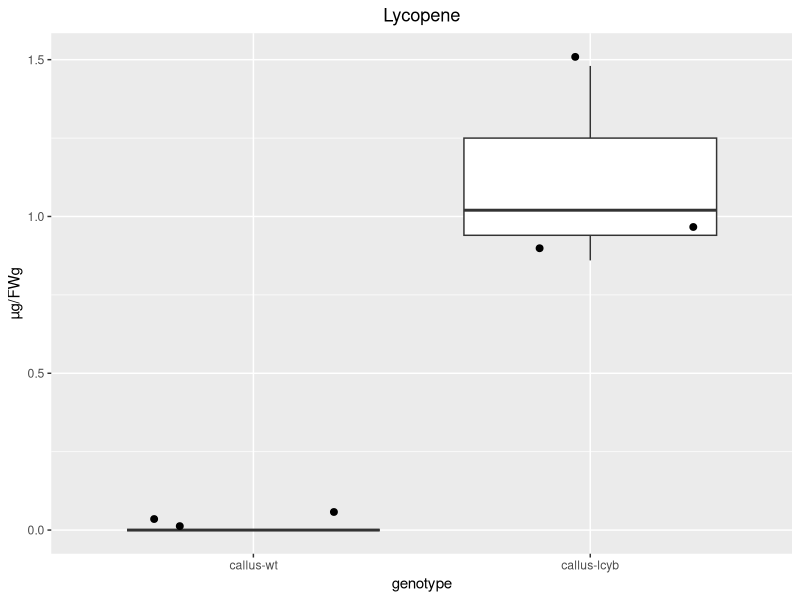

Write R code to recreate this figure. (Note: this script raises an error after producing the figure.)
## ---- chunk 1
callus_carotenoid <- read.table("./callus_carotenoid.txt", header = TRUE,sep="\t")
plant_carotenoid <- read.table("./plant_carotenoid.txt", header = TRUE,sep="\t")
library(ggplot2)
## ---- chunk 2
callus_lycopene_plot <- ggplot(callus_carotenoid, aes(x = genotype, y = lycopene))
callus_lycopene_plot <- callus_lycopene_plot + geom_boxplot(outlier.shape = NA) + ylab( "µg/FWg" ) + ggtitle("Lycopene") + theme(plot.title = element_text(hjust = 0.5))
callus_lycopene_plot <- callus_lycopene_plot + geom_jitter(size = 2) +  scale_x_discrete(limit=c('callus-wt','callus-lcyb'))
plot(callus_lycopene_plot)
## ---- chunk 3
library(car)
# Split data into two groups
wt_lycopene <- callus_carotenoid[callus_carotenoid == "callus-wt", "lycopene"]
lcyb_lycopene <- callus_carotenoid[callus_carotenoid == "callus-lcyb", "lycopene"]

#normality and equality of variance check
shapiro.test(wt_lycopene)
shapiro.test(lcyb_lycopene)
leveneTest(lycopene ~ genotype, data = callus_carotenoid)
# Perform t Test
lycopene_t_test_result <- t.test(wt_lycopene, lcyb_lycopene)
print(lycopene_wilcox_test_result)
## ---- chunk 4
callus_dcarotene_plot <- ggplot(callus_carotenoid, aes(x = genotype, y = d.carotene))
callus_dcarotene_plot <- callus_dcarotene_plot + geom_boxplot(outlier.shape = NA) + ylab( "µg/FWg" ) + ggtitle("δ-carotene") + theme(plot.title = element_text(hjust = 0.5))
callus_dcarotene_plot <- callus_dcarotene_plot + geom_jitter(size = 2) +  scale_x_discrete(limit=c('callus-wt','callus-lcyb'))
plot(callus_dcarotene_plot)
## ---- chunk 5
# Split data into two groups
wt_d_carotene <- callus_carotenoid[callus_carotenoid == "callus-wt", "d.carotene"]
lcyb_d_carotene <- callus_carotenoid[callus_carotenoid == "callus-lcyb", "d.carotene"]


#normality and equality of variance check
shapiro.test(wt_d_carotene)
shapiro.test(lcyb_d_carotene)
leveneTest(lycopene ~ genotype, data = callus_carotenoid)
# Perform t Test
dcarotene_t_test_result <- t.test(wt_d_carotene, lcyb_d_carotene)
print(dcarotene_t_test_result)
## ---- chunk 6
library(reshape2)
library(scales)

callus_carotenoid_melt <- melt(callus_carotenoid,id.vars='genotype', measure.vars=c('lycopene','d.carotene'))

callus_plot_reshape2 <- ggplot(callus_carotenoid_melt)
callus_plot_reshape2 <- callus_plot_reshape2 + geom_boxplot(aes(x=genotype, y=value, color=variable), position=position_dodge(0.8)) 
callus_plot_reshape2 <- callus_plot_reshape2 + xlab("genotype") + ylab("µg/FWg") +  scale_x_discrete(limit=c('callus-wt','callus-lcyb')) 
callus_plot_reshape2 <- callus_plot_reshape2 + geom_jitter(position=position_dodge(0.8), aes(x=genotype, y=value, color=variable)) + labs(shape="genotype", colors="variable")
plot(callus_plot_reshape2)
## ---- chunk 7
library(reshape2)
library(scales)

plant_carotenoid_melt <- melt(plant_carotenoid,id.vars='genotype', measure.vars=c('b.carotene',	'luteinacetate', 'antheraxanthin', 'violaxanthin', 'lutein'))

plant_plot_reshape2 <- ggplot(plant_carotenoid_melt)
plant_plot_reshape2 <- plant_plot_reshape2 + geom_boxplot(aes(x=genotype, y=value, color=variable), position=position_dodge(0.8)) + xlab("genotype") + ylab("µg/FWg") +  scale_x_discrete(limit=c('plant-wt','plant-lcyb'))  + geom_jitter(position=position_dodge(0.8), aes(x=genotype, y=value, color=variable)) 
plot(plant_plot_reshape2)
## ---- chunk 8
mutation_distribution <- read.table("./mutation_size.txt", header = TRUE,sep="\t")
mutation_distribution_plot <- ggplot(mutation_distribution, aes(x = Condition, y = Mutation_size,  color=Condition))
mutation_distribution_plot <- mutation_distribution_plot + 
  geom_violin(outlier.shape = NA) + 
  ylab("bp") + 
  ggtitle("size of mutation") + 
  scale_x_discrete(limit=c('RNP','plasmid')) +
  theme(
    plot.title = element_text(hjust = 0.5), 
    axis.title.y = element_text(size=15),
    axis.text.x = element_text(size=15), 
    axis.text.y = element_text(size=15)
  )

plot(mutation_distribution_plot)
mutation_distribution_plot <- mutation_distribution_plot + geom_jitter(aes(x=Condition, y=Mutation_size,color=Condition))
plot(mutation_distribution_plot)
## ---- chunk 9
# Split data into two groups
RNP_data <- mutation_distribution[mutation_distribution$Condition == "RNP", "Mutation_size"]
plasmid_data <- mutation_distribution[mutation_distribution$Condition == "plasmid", "Mutation_size"]
# Perform Kruskal-Wallis Test
mutation_size_kw_test_result <- kruskal.test(RNP_data, plasmid_data)
print(mutation_size_kw_test_result)
